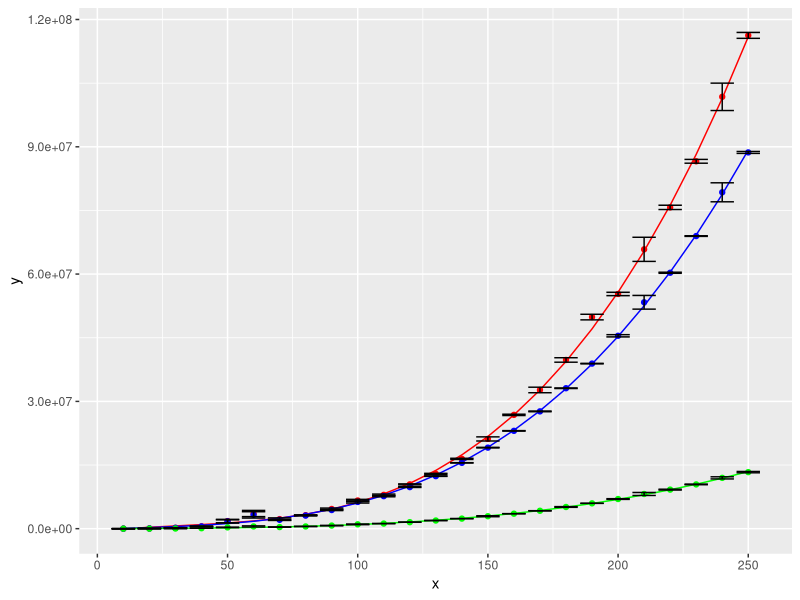

The R source for this figure:
library(ggplot2)

# read data from CSV
results = read.csv("results.csv")

# aggregate data
avg = aggregate(cbind(naive, better, blas) ~ size, data=results, FUN=mean)

# standard deviation
avg$naive_sd = aggregate(naive ~ size, data=results, FUN=sd)$naive
avg$better_sd = aggregate(better ~ size, data=results, FUN=sd)$better
avg$blas_sd = aggregate(blas ~ size, data=results, FUN=sd)$blas

# naive polynomial fit
f_naive = lm(naive ~ poly(as.vector(avg[["size"]]), 3, raw=TRUE), data=avg)
p_naive = data.frame(x=avg[["size"]])
p_naive$y = predict(f_naive, p_naive)

# better polynomial fit
f_better = lm(better ~ poly(as.vector(avg[["size"]]), 3, raw=TRUE), data=avg)
p_better = data.frame(x=avg[["size"]])
p_better$y = predict(f_better, p_better)

# blas polynomial fit
f_blas = lm(blas ~ poly(as.vector(avg[["size"]]), 3, raw=TRUE), data=avg)
p_blas = data.frame(x=avg[["size"]])
p_blas$y = predict(f_blas, p_blas)

# plot the results
ggplot() +
  
  # polynomials
  geom_line(data=p_naive, aes(x, y), color="red") +
  geom_line(data=p_better, aes(x, y), color="blue") +
  geom_line(data=p_blas, aes(x, y), color="green") +
  
  # points
  geom_point(data=avg, aes(size, naive), color="red") +
  geom_point(data=avg, aes(size, better), color="blue") +
  geom_point(data=avg, aes(size, blas), color="green") +
  
  # error bars
  geom_errorbar(data=avg, aes(size, ymin=naive-naive_sd, ymax=naive+naive_sd)) +
  geom_errorbar(data=avg, aes(size, ymin=better-better_sd, ymax=better+better_sd)) +
  geom_errorbar(data=avg, aes(size, ymin=blas-blas_sd, ymax=blas+blas_sd))

  
